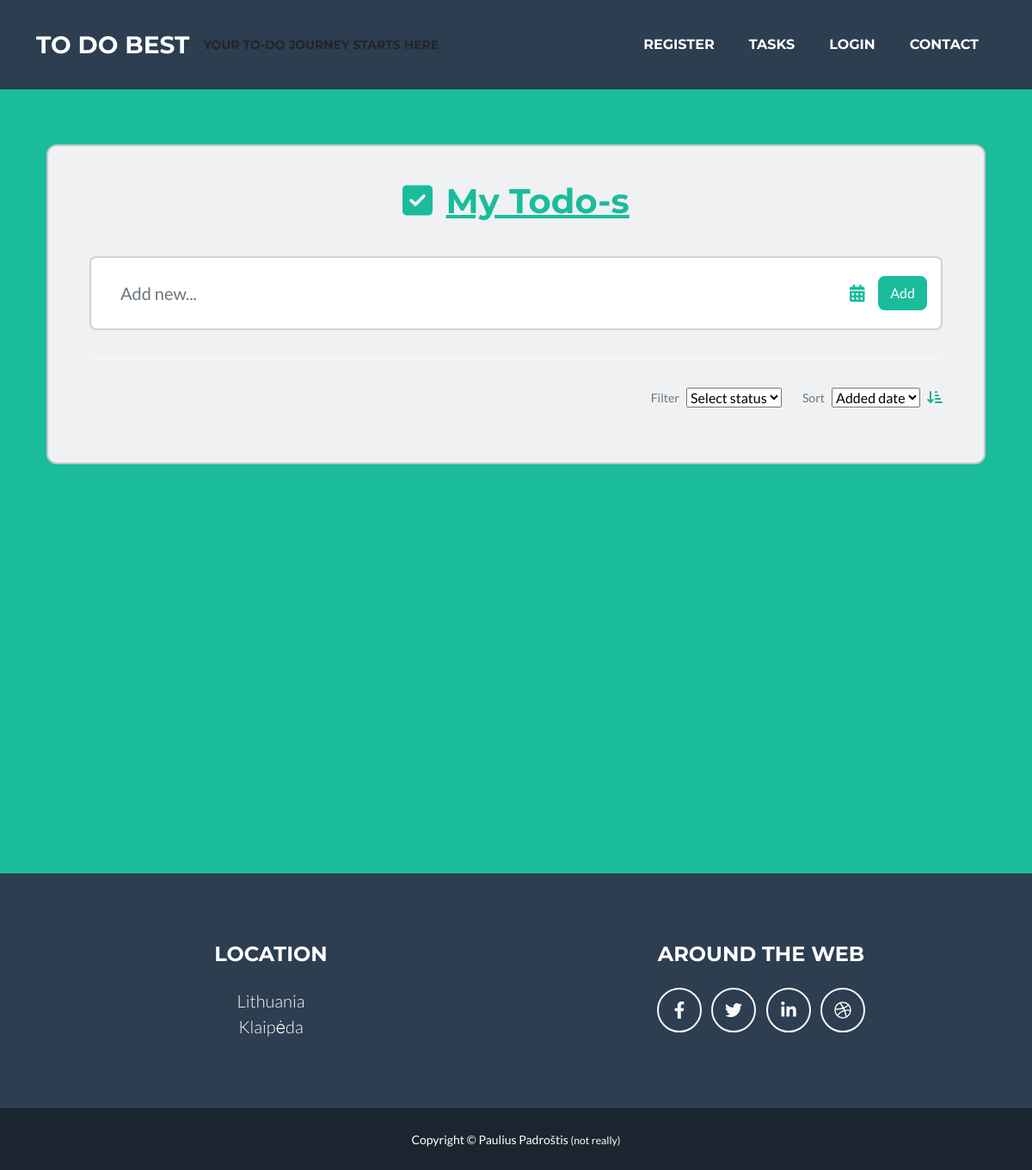
The page /tasks/ on the database as committed earlier.
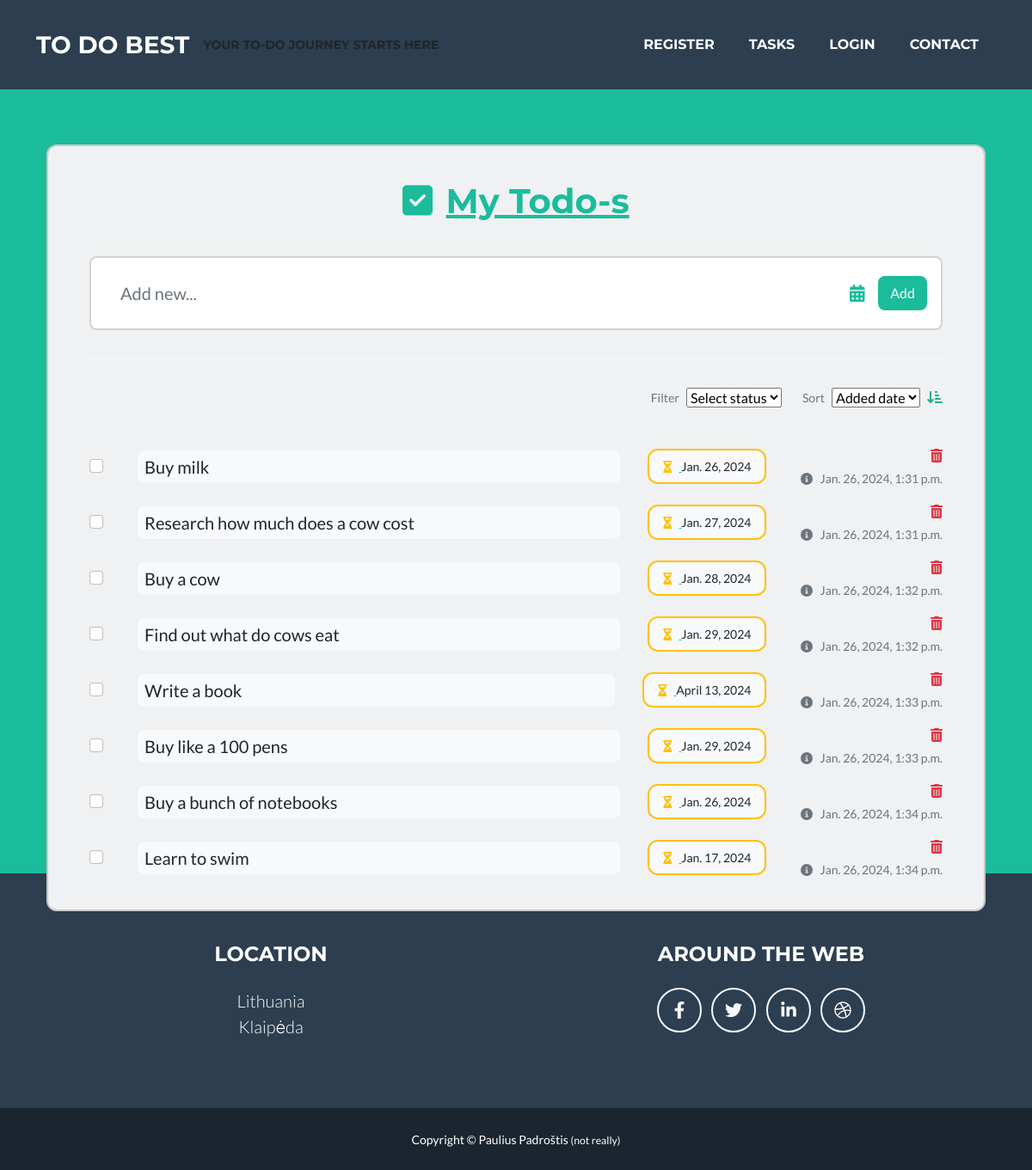
The same page on the database as committed later.
### todoapp/models.py (models this page shows, shortened)
class Task(models.Model):
    task = models.CharField(verbose_name='Task', max_length=200)
    creation_date = models.DateTimeField(verbose_name='Task created', auto_now_add=True)
    due_date = models.DateField(verbose_name='Due on', blank=True, null=True)
    COMPLETION_STATUS = (
        ('td', 'To do'),
        ('ip', 'In Progress'),
        ('ca', 'Cancelled'),
        ('co', 'Completed'),
    )
    status = models.CharField(max_length=2, choices=COMPLETION_STATUS, default='td', help_text='Task status')
    class Meta:
        verbose_name = 'Task'
        verbose_name_plural = 'Tasks'

### todoapp/views.py (the view)
# urls.py: path('tasks/', views.TaskListView.as_view(), name='tasks'),
class TaskListView(generic.ListView):
    model = Task
    template_name = 'tasklist.html'
    context_object_name = 'task'
    def get_context_data(self, **kwargs):
        context = super().get_context_data(**kwargs)
        context['status_choices'] = Task.COMPLETION_STATUS
        return context

### todoapp/templates/tasklist.html (shortened to what this page needs)
{% extends "base.html" %}
{% load static %}
{% block TaskListCSS %} <link href="{% static 'css/todo.css' %}" rel="stylesheet" /> {% endblock %}
{% block "Content" %}
<section class="vh-100">
  <div class="container py-5 h-50">
    <div class="row d-flex justify-content-center align-items-center h-50">
      <div class="col">
        <div class="card fixed-header" id="list1" style="border-radius: .75rem; background-color: #eff1f2;">
          <div class="card-body py-4 px-4 px-md-5">
            <p class="h1 text-center mt-3 mb-4 pb-3 text-primary">
              <i class="fas fa-check-square me-1"></i>
              <u>My Todo-s</u>
            </p>
            <div class="pb-2">
              <div class="card">
                <div class="card-body">
                  <form id="TodoItemForm" method="post" action="{% url 'add_todo' %}">
                    <div class="d-flex flex-row align-items-center">
                      <input type="text" name="task" class="form-control form-control-lg" id="exampleFormControlInput1" placeholder="Add new...">
                      <a href="#!" data-mdb-toggle="tooltip" title="Set due date"><i class="fas fa-calendar-alt fa-lg me-3"></i></a>
                      <div>
                        <button type="button" id="addTaskButton" class="btn btn-primary">Add</button>
                      </div>
                    </div>
                  </form>
                </div>
              </div>
            </div>
            <hr class="my-4">
            <div class="d-flex justify-content-end align-items-center mb-4 pt-2 pb-3">
              <p class="small mb-0 me-2 text-muted">Filter</p>
              <select class="select">
                <option value="" selected disabled>Select status</option>
              </select>
              <p class="small mb-0 ms-4 me-2 text-muted">Sort</p>
              <select class="select">
                <option value="1">Added date</option>
              </select>
              <a href="#!" style="color: #23af89;" data-mdb-toggle="tooltip" title="Ascending"><i
                  class="fas fa-sort-amount-down-alt ms-2"></i></a>
            </div>
              {% for item in task %}
            <ul id="taskList" class="list-group list-group-horizontal rounded-0 mb-2">
              <li
                class="list-group-item d-flex align-items-center ps-0 pe-3 py-1 rounded-0 border-0 bg-transparent">
                <div class="form-check">
                  <input class="form-check-input me-0" type="checkbox" value="" id="flexCheckChecked3"
                    aria-label="..." />
                </div>
              </li>
              <li
                class="list-group-item px-3 py-1 d-flex align-items-center flex-grow-1 border-0 bg-transparent">
                <p class="lead fw-normal mb-0 bg-light w-100 ms-n2 ps-2 py-1 rounded">{{item.task}}</p>
              </li>
                <li class="list-group-item px-3 py-1 d-flex align-items-center border-0 bg-transparent">
                <div
                  class="py-2 px-3 me-2 border border-warning rounded-3 d-flex align-items-center bg-light">
                  <p class="small mb-0">
                    <a href="#!" data-mdb-toggle="tooltip" title="Due on date">
                      <i class="fas fa-hourglass-half me-2 text-warning"></i>
                    </a>
                      {{item.due_date}}
                  </p>
                </div>
              </li>
              <li class="list-group-item ps-3 pe-0 py-1 rounded-0 border-0 bg-transparent">
                <div class="d-flex flex-row justify-content-end mb-1">
                  <a href="#!" class="text-danger" data-mdb-toggle="tooltip" title="Delete todo"><i
                      class="fas fa-trash-alt"></i></a>
                </div>
                <div class="text-end text-muted">
                    <p class="small mb-0 text-muted"><i class="fas fa-info-circle me-2" data-mdb-toggle="tooltip" title="Created"></i>{{item.creation_date}}</p>
                </div>
              </li>
            </ul>
            {% endfor %}
          </div>
        </div>
      </div>
    </div>
  </div>
</section>
{% endblock %}

### todoapp/templates/base.html (shortened to what this page needs)
<!DOCTYPE html>
<html lang="en">
    <head>
        {% load static %}
        <link href="{% static 'css/styles.css' %}" rel="stylesheet" />
        {% block TaskListCSS %} {% endblock %}
    </head>
    <body id="page-top">
        <nav class="navbar navbar-expand-lg bg-secondary text-uppercase fixed-top" id="mainNav">
            <div class="container">
                <a class="navbar-brand" href="#page-top">TO DO BEST</a>
                <a><small>YOUR TO-DO JOURNEY STARTS HERE</small></a>
                <div class="collapse navbar-collapse" id="navbarResponsive">
                    <ul class="navbar-nav ms-auto">
                        <li class="nav-item mx-0 mx-lg-1"><a class="nav-link py-3 px-0 px-lg-3 rounded" href="#">Register</a></li>
                        <li class="nav-item mx-0 mx-lg-1"><a class="nav-link py-3 px-0 px-lg-3 rounded" href="tasks">Tasks</a></li>
                        <li class="nav-item mx-0 mx-lg-1"><a class="nav-link py-3 px-0 px-lg-3 rounded" href="#">Login</a></li>
                        <li class="nav-item mx-0 mx-lg-1"><a class="nav-link py-3 px-0 px-lg-3 rounded" href="#">Contact</a></li>
                    </ul>
                </div>
            </div>
        </nav>
        <section class="page-section bg-primary text-white mb-0">
            <div class="container mt-4">
                <div class="row">
                    <div class="col-sm">
                        {% block "Content" %}{% endblock %}
                    </div>
                </div>
            </div>
        </section>
        <footer class="footer text-center">
            <div class="container">
                <div class="row">
                    <div class="col-lg-6 mb-5 mb-lg-0">
                        <h4 class="text-uppercase mb-4">Location</h4>
                        <p class="lead mb-0">
                            Lithuania
                            <br />
                            Klaipėda
                        </p>
                    </div>
                    <div class="col-lg-6 mb-5 mb-lg-0">
                        <h4 class="text-uppercase mb-4">Around the Web</h4>
                        <a class="btn btn-outline-light btn-social mx-1" href="#!"><i class="fab fa-fw fa-facebook-f"></i></a>
                        <a class="btn btn-outline-light btn-social mx-1" href="#!"><i class="fab fa-fw fa-twitter"></i></a>
                        <a class="btn btn-outline-light btn-social mx-1" href="#!"><i class="fab fa-fw fa-linkedin-in"></i></a>
                        <a class="btn btn-outline-light btn-social mx-1" href="#!"><i class="fab fa-fw fa-dribbble"></i></a>
                    </div>
                </div>
            </div>
        </footer>
        <div class="copyright py-4 text-center text-white">
            <div class="container"><small>Copyright &copy; Paulius Padroštis <small>(not really)</small></small></div>
        </div>
    </body>
</html>

### static/css/todo.css (style rules this page uses)
#list1 .form-control { border-color: transparent; }

Rows that differ between the two databases and show on the page:
added Task: task "Buy milk", due_date "Jan. 26, 2024", creation_date "Jan. 26, 2024, 1:31 p.m."
added Task: task "Research how much does a cow cost", due_date "Jan. 27, 2024", creation_date "Jan. 26, 2024, 1:31 p.m."
added Task: task "Buy a cow", due_date "Jan. 28, 2024", creation_date "Jan. 26, 2024, 1:32 p.m."
added Task: task "Find out what do cows eat", due_date "Jan. 29, 2024", creation_date "Jan. 26, 2024, 1:32 p.m."
added Task: task "Write a book", due_date "April 13, 2024", creation_date "Jan. 26, 2024, 1:33 p.m."
added Task: task "Buy like a 100 pens", due_date "Jan. 29, 2024", creation_date "Jan. 26, 2024, 1:33 p.m."
added Task: task "Buy a bunch of notebooks", due_date "Jan. 26, 2024", creation_date "Jan. 26, 2024, 1:34 p.m."
added Task: task "Learn to swim", due_date "Jan. 17, 2024", creation_date "Jan. 26, 2024, 1:34 p.m."
